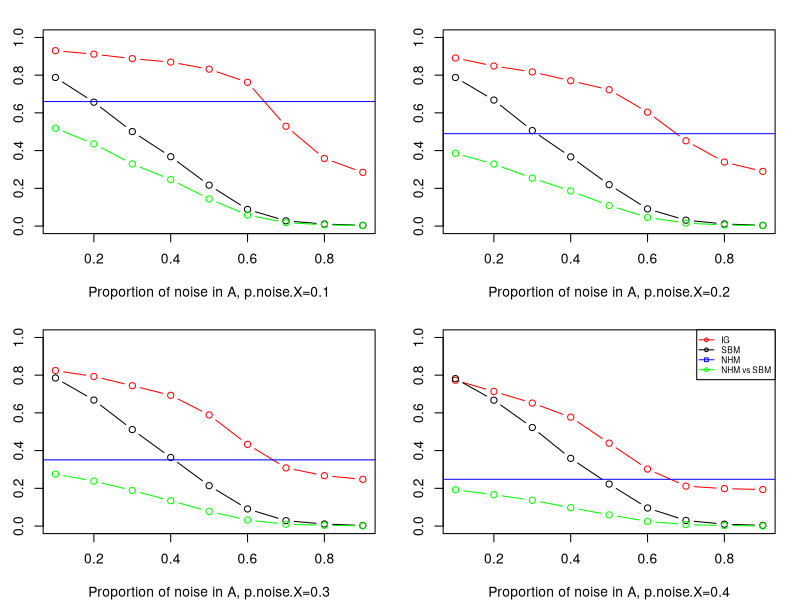

Write R code to recreate this figure.

naout_mean=function(x){
  x=x[x!=0]
  if(sum(is.na(x))==0)return(mean(x))
  else return(mean(x[(!is.na(x))]))
}

a=read.csv('1.csv');a=a[,-1]
b=read.csv('2.csv');b=b[,-1]
c=read.csv('3.csv');c=c[,-1]
d=read.csv('4.csv');d=d[,-1]
threshold=rep(0,4)
par(mfrow=c(2,2),mar=c(4, 2.6, 1.8, 1.5))

avg=apply(a,1,naout_mean)
ARI.A=avg[1];ARI.IG=avg[2:10]; ARI.X=avg[11:19]; ARI.AX=avg[20:28]
p.noise.A=seq(0.1,0.9,length=9)
plot(p.noise.A,ARI.IG,ylim=c(0,1),type='b',col='red',
     ylab='Adjusted Rand', xlab='Proportion of noise in A, p.noise.X=0.1')
lines(p.noise.A,ARI.X,type='b')
lines(p.noise.A, ARI.AX, type='b',col='green')
abline(h=ARI.A,col='blue')

ind1=which(ARI.IG<ARI.A)
ind2=which(ARI.IG<ARI.X)

if ((length(ind1)==0)&&(length(ind2)==0))
{ threshold[1]=ARI.AX[9] 
} else
{
  ind=min(ind1,ind2)
  if (ind==1)
  {threshold[1]=ARI.AX[1]
  } else
    threshold[1]=ARI.AX[ind-1]
}

avg=apply(b,1,naout_mean)
ARI.A=avg[1];ARI.IG=avg[2:10]; ARI.X=avg[11:19]; ARI.AX=avg[20:28]
p.noise.A=seq(0.1,0.9,length=9)
plot(p.noise.A,ARI.IG,ylim=c(0,1),type='b',col='red',
     ylab='Adjusted Rand', xlab='Proportion of noise in A, p.noise.X=0.2')
lines(p.noise.A,ARI.X,type='b')
lines(p.noise.A, ARI.AX, type='b',col='green')
abline(h=ARI.A,col='blue')

ind1=which(ARI.IG<ARI.A)
ind2=which(ARI.IG<ARI.X)

if ((length(ind1)==0)&&(length(ind2)==0))
{ threshold[2]=ARI.AX[9] 
} else
{
  ind=min(ind1,ind2)
  if (ind==1)
  {threshold[2]=ARI.AX[1]
  } else
    threshold[2]=ARI.AX[ind-1]
}

avg=apply(c,1,naout_mean)
ARI.A=avg[1];ARI.IG=avg[2:10]; ARI.X=avg[11:19]; ARI.AX=avg[20:28]
p.noise.A=seq(0.1,0.9,length=9)
plot(p.noise.A,ARI.IG,ylim=c(0,1),type='b',col='red',
     ylab='Adjusted Rand', xlab='Proportion of noise in A, p.noise.X=0.3')
lines(p.noise.A,ARI.X,type='b')
lines(p.noise.A, ARI.AX, type='b',col='green')
abline(h=ARI.A,col='blue')

ind1=which(ARI.IG<ARI.A)
ind2=which(ARI.IG<ARI.X)

if ((length(ind1)==0)&&(length(ind2)==0))
{ threshold[3]=ARI.AX[9] 
} else
  {
    ind=min(ind1,ind2)
    if (ind==1)
      {threshold[3]=ARI.AX[1]
    } else
    threshold[3]=ARI.AX[ind-1]
  }


avg=apply(d,1,naout_mean)
ARI.A=avg[1];ARI.IG=avg[2:10]; ARI.X=avg[11:19]; ARI.AX=avg[20:28]
p.noise.A=seq(0.1,0.9,length=9)
plot(p.noise.A,ARI.IG,ylim=c(0,1),type='b',col='red',
     ylab='Adjusted Rand', xlab='Proportion of noise in A, p.noise.X=0.4')
lines(p.noise.A,ARI.X,type='b')
lines(p.noise.A, ARI.AX, type='b',col='green')
abline(h=ARI.A,col='blue')


legend('topright',cex=0.6,c('IG','SBM','NHM','NHM vs SBM'),lty=c(1,1,1,1),
       col=c('red','black','blue','green'),pch=c(1,1,0,1))

ind1=which(ARI.IG<ARI.A)
ind2=which(ARI.IG<ARI.X)

if ((length(ind1)==0)&&(length(ind2)==0))
{ threshold[4]=ARI.AX[9] 
} else
{
  ind=min(ind1,ind2)
  if (ind==1)
  {threshold[4]=ARI.AX[1]
  } else
    threshold[4]=ARI.AX[ind-1]
}

threshold
